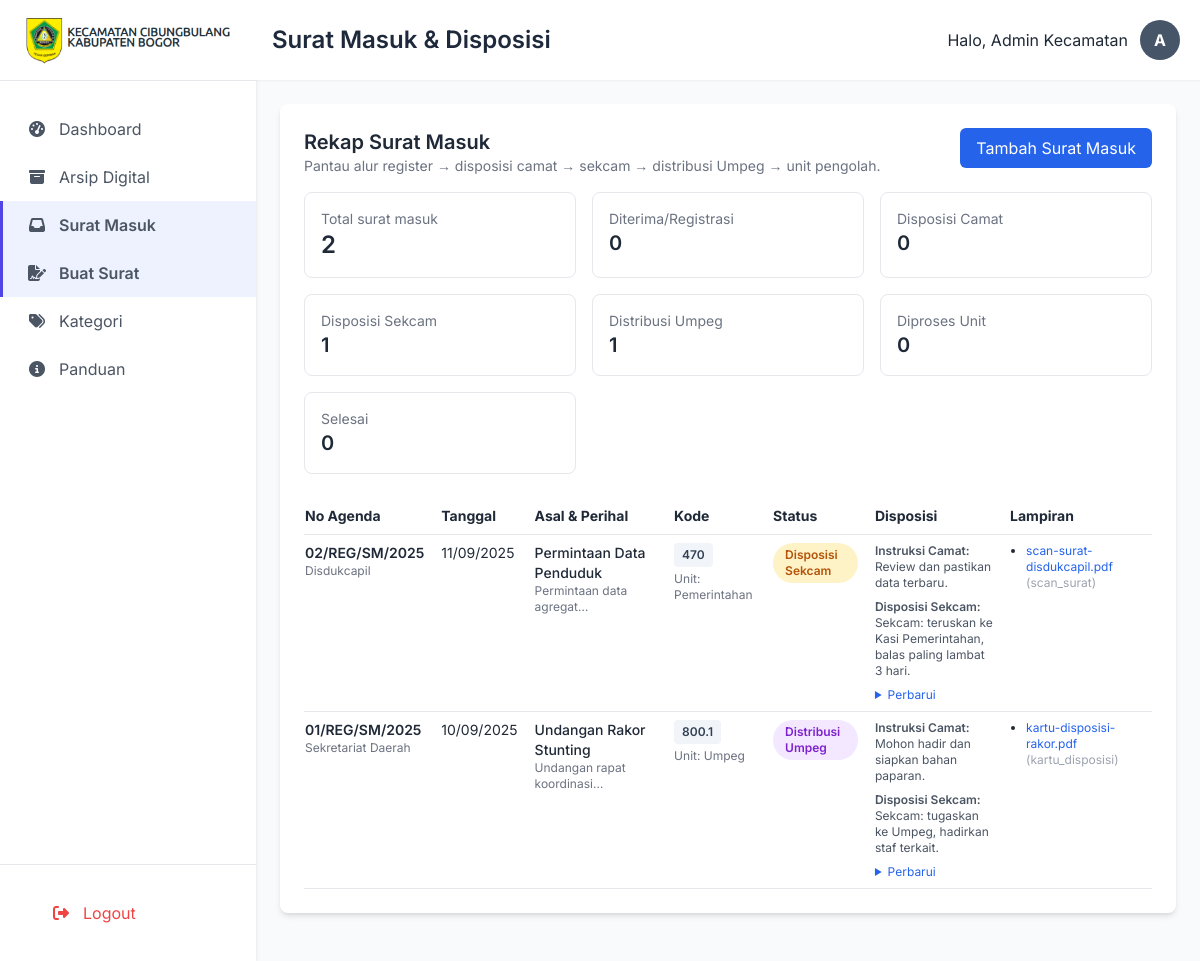
The page /public/suratmasuk (signed in) on the database its author committed.
### tables this page shows
CREATE TABLE `surat_masuk` (
  `id` int NOT NULL,
  `nomor_agenda` varchar(50) NOT NULL,
  `tanggal_terima` date NOT NULL,
  `asal_surat` varchar(150) NOT NULL,
  `perihal` varchar(255) NOT NULL,
  `kode_klasifikasi` varchar(50) NOT NULL,
  `ringkasan` text,
  `instruksi_camat` text,
  `disposisi_sekcam` text,
  `unit_pengolah` varchar(100) DEFAULT NULL,
  `status` enum('diterima','instruksi_camat','sekcam','distribusi_umpeg','diproses_unit','selesai') NOT NULL DEFAULT 'diterima',
  `id_user_pencatat` int DEFAULT NULL,
  `created_at` timestamp NOT NULL DEFAULT CURRENT_TIMESTAMP
);

CREATE TABLE `surat_masuk_files` (
  `id` int NOT NULL,
  `id_surat_masuk` int NOT NULL,
  `nama_file_asli` varchar(255) NOT NULL,
  `nama_file_unik` varchar(255) NOT NULL,
  `path_file` varchar(255) NOT NULL,
  `filesize` bigint DEFAULT NULL,
  `jenis_lampiran` varchar(50) DEFAULT 'lampiran'
);

### app/core/Controller.php (called while the page is built, shortened)
<?php
class Controller {
    public function view($view, $data = [])
    {
        extract($data);
        require_once APPROOT . '/templates/' . $view . '.php';
    }
}

### app/controllers/Suratmasuk.php (called while the page is built, shortened)
<?php
class Suratmasuk extends Controller
{
    public function index()
    {
        $model = $this->model('Suratmasuk_model');
        $kategoriModel = $this->model('Kategori_model');
        $data['judul'] = 'Surat Masuk & Disposisi';
        $data['daftar_surat'] = $model->getAll(100);
        $data['status_count'] = $model->countByStatus();
        $data['total_surat_masuk'] = $model->countTotal();
        $data['kategori_arsip'] = $kategoriModel->getAllKategori();
        $this->view('layouts/header', $data);
        $this->view('layouts/sidebar', $data);
        $this->view('surat_masuk/index', $data);
        $this->view('layouts/footer');
    }
}

### app/core/App.php (called while the page is built, shortened)
<?php
class App {
    protected $method = 'index';
    protected $params = [];
    public function __construct()
    {
        $this->controller = new $this->controller;
        call_user_func_array([$this->controller, $this->method], $this->params);
    }
}

### public/index.php (called while the page is built, shortened)
<?php
$app = new App;

### app/core/Database.php (called while the page is built, shortened)
<?php
class Database {
    private $host = DB_HOST;
    private $user = DB_USER;
    private $pass = DB_PASS;
    private $db_name = DB_NAME;
    private $dbh;
    private $stmt;
    public function __construct()
    {
        $dsn = 'mysql:host=' . $this->host . ';dbname=' . $this->db_name;
        $option = [
            PDO::ATTR_PERSISTENT => true,
            PDO::ATTR_ERRMODE => PDO::ERRMODE_EXCEPTION
        ];
        try {
            $this->dbh = new PDO($dsn, $this->user, $this->pass, $option);
        } catch(PDOException $e) {
            die($e->getMessage());
        }
    }
    public function query($query)
    {
        $this->stmt = $this->dbh->prepare($query);
    }
    public function bind($param, $value, $type = null)
    {
        if (is_null($type)) {
            switch (true) {
                case is_int($value):
                    $type = PDO::PARAM_INT;
                    break;
            }
        }
        $this->stmt->bindValue($param, $value, $type);
    }
    public function execute()
    {
        return $this->stmt->execute();
    }
    public function resultSet()
    {
        $this->execute();
        return $this->stmt->fetchAll(PDO::FETCH_ASSOC);
    }
}

### app/models/Suratmasuk_model.php (called while the page is built, shortened)
<?php
class Suratmasuk_model
{
    private $table = 'surat_masuk';
    private $filesTable = 'surat_masuk_files';
    private $db;
    public function __construct()
    {
        $this->db = new Database;
    }
    public function getAll($limit = 100)
    {
        $sql = "SELECT sm.*, COUNT(f.id) AS jumlah_file
                FROM {$this->table} sm
                LEFT JOIN {$this->filesTable} f ON f.id_surat_masuk = sm.id
                GROUP BY sm.id
                ORDER BY sm.tanggal_terima DESC, sm.id DESC
                LIMIT :batas";
        $this->db->query($sql);
        $this->db->bind('batas', (int)$limit, PDO::PARAM_INT);
        $rows = $this->db->resultSet();
        foreach ($rows as &$row) {
            $row['files'] = $this->getFiles((int)$row['id']);
        }
        return $rows;
    }
    public function countTotal()
    {
        $this->db->query("SELECT COUNT(*) AS total FROM {$this->table}");
        $row = $this->db->single();
        return (int)($row['total'] ?? 0);
    }
    public function countByStatus()
    {
        $this->db->query("SELECT status, COUNT(*) AS total FROM {$this->table} GROUP BY status");
        $rows = $this->db->resultSet();
        $map = [];
        foreach ($rows as $r) {
            $map[$r['status']] = (int)$r['total'];
        }
        return $map;
    }
    private function getFiles(int $idSurat)
    {
        $this->db->query("SELECT * FROM {$this->filesTable} WHERE id_surat_masuk = :id");
        $this->db->bind('id', $idSurat);
        return $this->db->resultSet();
    }
}

### templates/surat_masuk/index.php (the view, shortened to what this page needs)
<?php
$statusLabels = [
    'diterima' => 'Diterima/Registrasi',
    'instruksi_camat' => 'Disposisi Camat',
    'sekcam' => 'Disposisi Sekcam',
    'distribusi_umpeg' => 'Distribusi Umpeg',
    'diproses_unit' => 'Diproses Unit',
    'selesai' => 'Selesai'
];
$statusClasses = [
    'diterima' => 'bg-gray-100 text-gray-700',
    'instruksi_camat' => 'bg-blue-100 text-blue-700',
    'sekcam' => 'bg-amber-100 text-amber-700',
    'distribusi_umpeg' => 'bg-purple-100 text-purple-700',
    'diproses_unit' => 'bg-green-100 text-green-700',
    'selesai' => 'bg-emerald-100 text-emerald-700'
];
?>
<div class="bg-white p-6 rounded-lg shadow-md mb-6">
    <div class="flex items-start justify-between gap-4 mb-4">
        <div>
            <h3 class="text-xl font-semibold">Rekap Surat Masuk</h3>
            <p class="text-sm text-gray-500">Pantau alur register → disposisi camat → sekcam → distribusi Umpeg → unit pengolah.</p>
        </div>
        <div class="flex items-center gap-2">
            <a href="<?= BASE_URL; ?>/suratmasuk/create" class="px-4 py-2 bg-blue-600 text-white rounded-md">Tambah Surat Masuk</a>
        </div>
    </div>
    <div class="grid grid-cols-1 md:grid-cols-3 gap-4 mb-6">
        <div class="p-4 rounded-lg border">
            <p class="text-sm text-gray-500">Total surat masuk</p>
            <p class="text-2xl font-semibold"><?= $total_surat_masuk ?? 0; ?></p>
        </div>
        <?php foreach ($statusLabels as $key => $label): ?>
            <div class="p-4 rounded-lg border">
                <p class="text-sm text-gray-500"><?= $label; ?></p>
                <p class="text-xl font-semibold"><?= $status_count[$key] ?? 0; ?></p>
            </div>
        <?php endforeach; ?>
    </div>
    <div class="overflow-x-auto">
        <table class="min-w-full text-sm">
            <thead>
                <tr class="border-b">
                    <th class="py-2 pr-4 text-left">No Agenda</th>
                    <th class="py-2 pr-4 text-left">Tanggal</th>
                    <th class="py-2 pr-4 text-left">Asal & Perihal</th>
                    <th class="py-2 pr-4 text-left">Kode</th>
                    <th class="py-2 pr-4 text-left">Status</th>
                    <th class="py-2 pr-4 text-left">Disposisi</th>
                    <th class="py-2 pr-4 text-left">Lampiran</th>
                </tr>
            </thead>
            <tbody>
                <?php foreach ($daftar_surat as $item): ?>
                    <tr class="border-b align-top">
                        <td class="py-2 pr-4">
                            <div class="font-semibold"><?= htmlspecialchars($item['nomor_agenda']); ?></div>
                            <div class="text-xs text-gray-500"><?= htmlspecialchars($item['asal_surat']); ?></div>
                        </td>
                        <td class="py-2 pr-4 text-sm">
                            <?= date('d/m/Y', strtotime($item['tanggal_terima'])); ?>
                        </td>
                        <td class="py-2 pr-4">
                            <div class="font-medium text-gray-800"><?= htmlspecialchars($item['perihal']); ?></div>
                            <div class="text-xs text-gray-500 line-clamp-2"><?= nl2br(htmlspecialchars($item['ringkasan'] ?? '')); ?></div>
                        </td>
                        <td class="py-2 pr-4">
                            <span class="inline-flex items-center px-2 py-1 text-xs font-semibold rounded bg-slate-100 text-slate-700"><?= htmlspecialchars($item['kode_klasifikasi']); ?></span>
                            <?php if (!empty($item['unit_pengolah'])): ?>
                                <div class="text-xs text-gray-500 mt-1">Unit: <?= htmlspecialchars($item['unit_pengolah']); ?></div>
                            <?php endif; ?>
                        </td>
                        <td class="py-2 pr-4">
                            <?php $s = $item['status']; ?>
                            <span class="inline-flex items-center px-3 py-1 rounded-full text-xs font-semibold <?= $statusClasses[$s] ?? 'bg-gray-100 text-gray-700'; ?>">
                                <?= $statusLabels[$s] ?? $s; ?>
                            </span>
                        </td>
                        <td class="py-2 pr-4">
                            <div class="text-xs text-gray-600 mb-2">
                                <div class="font-semibold">Instruksi Camat:</div>
                                <div class="whitespace-pre-line"><?= htmlspecialchars($item['instruksi_camat'] ?? '-'); ?></div>
                            </div>
                            <div class="text-xs text-gray-600 mb-2">
                                <div class="font-semibold">Disposisi Sekcam:</div>
                                <div class="whitespace-pre-line"><?= htmlspecialchars($item['disposisi_sekcam'] ?? '-'); ?></div>
                            </div>
                            <details class="text-xs">
                                <summary class="cursor-pointer text-blue-600">Perbarui</summary>
                            </details>
                        </td>
                        <td class="py-2 pr-4 text-xs">
                            <?php if (!empty($item['files'])): ?>
                                <ul class="list-disc pl-4 space-y-1">
                                    <?php foreach ($item['files'] as $f): ?>
                                        <li>
                                            <a class="text-blue-600 hover:underline" href="<?= BASE_URL . '/' . ltrim($f['path_file'], '/'); ?>" target="_blank">
                                                <?= htmlspecialchars($f['nama_file_asli']); ?>
                                            </a>
                                            <span class="text-gray-400">(<?= htmlspecialchars($f['jenis_lampiran'] ?? 'lampiran'); ?>)</span>
                                        </li>
                                    <?php endforeach; ?>
                                </ul>
                            <?php else: ?>
                                <span class="text-gray-400">-</span>
                            <?php endif; ?>
                        </td>
                    </tr>
                <?php endforeach; ?>
            </tbody>
        </table>
    </div>
</div>

### templates/layouts/header.php (shortened to what this page needs)
<!DOCTYPE html>
<html lang="id">
<head>
    <script src="https://cdn.tailwindcss.com"></script>
    <link href="https://cdnjs.cloudflare.com/ajax/libs/font-awesome/6.5.1/css/all.min.css" rel="stylesheet">
    <link rel="stylesheet" href="<?= BASE_URL; ?>/assets/css/style.css">
</head>
<body class="bg-gray-50 text-gray-800">
    <div class="flex h-screen">

### templates/layouts/sidebar.php (shortened to what this page needs)
<aside class="w-64 bg-white shadow-md flex-shrink-0 flex flex-col">
    <div class="p-4 text-center border-b">
        <a href="<?= BASE_URL; ?>/dashboard">
            <img src="<?= BASE_URL; ?>/assets/img/sidebar_logo.png" alt="Logo Kec.Cibungbulang" class="h-12 mx-auto">
        </a>
    </div>
    <nav class="mt-6 flex-grow">
        <a href="<?= BASE_URL; ?>/dashboard" class="nav-link flex items-center px-6 py-3 text-gray-600 hover:bg-gray-100 <?= ($judul == 'Dashboard') ? 'active-link' : ''; ?>">
            <i class="fas fa-tachometer-alt fa-fw sidebar-icon mr-3"></i>
            <span>Dashboard</span>
        </a>
        <a href="<?= BASE_URL; ?>/arsip" class="nav-link flex items-center px-6 py-3 text-gray-600 hover:bg-gray-100 <?= (str_contains($judul, 'Arsip')) ? 'active-link' : ''; ?>">
            <i class="fas fa-archive fa-fw sidebar-icon mr-3"></i>
            <span>Arsip Digital</span>
        </a>
        <a href="<?= BASE_URL; ?>/suratmasuk" class="nav-link flex items-center px-6 py-3 text-gray-600 hover:bg-gray-100 <?= (str_contains($judul, 'Surat Masuk')) ? 'active-link' : ''; ?>">
            <i class="fas fa-inbox fa-fw sidebar-icon mr-3"></i>
            <span>Surat Masuk</span>
        </a>
        <a href="<?= BASE_URL; ?>/surat" class="nav-link flex items-center px-6 py-3 text-gray-600 hover:bg-gray-100 <?= (str_contains($judul, 'Surat')) ? 'active-link' : ''; ?>">
            <i class="fas fa-file-signature fa-fw sidebar-icon mr-3"></i>
            <span>Buat Surat</span>
        </a>
        <a href="<?= BASE_URL; ?>/kategori" class="nav-link flex items-center px-6 py-3 text-gray-600 hover:bg-gray-100 <?= (str_contains($judul, 'Kategori')) ? 'active-link' : ''; ?>">
            <i class="fas fa-tags fa-fw sidebar-icon mr-3"></i>
            <span>Kategori</span>
        </a>
            <a href="<?= BASE_URL; ?>/panduan" class="nav-link flex items-center px-6 py-3 text-gray-600 hover:bg-gray-100 <?= (str_contains($judul, 'Panduan')) ? 'active-link' : ''; ?>">
                <i class="fas fa-info-circle fa-fw sidebar-icon mr-3"></i>
                <span>Panduan</span>
            </a>
    </nav>
    <div class="p-6 border-t">
         <button type="button"
                 onclick="showConfirmation('Konfirmasi Logout', 'Apakah Anda yakin ingin keluar dari sistem?', '<?= BASE_URL; ?>/auth/logout', 'Ya, Keluar', 'info')"
                 class="nav-link flex items-center w-full px-6 py-3 text-red-500 hover:bg-red-50 text-left">
            <i class="fas fa-sign-out-alt fa-fw sidebar-icon mr-3"></i>
            <span>Logout</span>
        </button>
    </div>
</aside>
<main class="flex-1 flex flex-col overflow-hidden">
    <header class="bg-white shadow-sm p-4 flex justify-between items-center">
        <h2 id="page-title" class="text-2xl font-semibold text-slate-800"><?= htmlspecialchars($judul); ?></h2>
        <div class="relative">
            <button id="userMenuButton" class="flex items-center focus:outline-none rounded-full p-1 hover:bg-gray-100 transition">
                <span class="mr-3 hidden sm:inline">Halo, <?= htmlspecialchars($_SESSION['nama_lengkap'] ?? 'Staf'); ?></span>
                <div class="w-10 h-10 bg-slate-600 rounded-full flex items-center justify-center text-white font-bold">
                    <?= strtoupper(substr($_SESSION['nama_lengkap'] ?? 'S', 0, 1)); ?>
                </div>
            </button>
        </div>
    </header>
    <div class="flex-1 p-6 overflow-y-auto">

### templates/layouts/footer.php (shortened to what this page needs)
    </div>
</main>
</div>
</body>
</html>

### public/assets/css/style.css (style rules this page uses)
body { font-family: 'Inter', sans-serif; background-color: #f9fafb; }
.nav-link { transition: background-color 0.2s ease-in-out, color 0.2s ease-in-out; border-left: 3px solid transparent; }
.active-link { background-color: #eef2ff; color: #312e81; font-weight: 600; border-left-color: #4f46e5; }

### rows shown on the page
surat_masuk: nomor_agenda "02/REG/SM/2025", asal_surat "Disdukcapil", tanggal_terima "11/09/2025", perihal "Permintaan Data Penduduk", ringkasan "Permintaan data…", kode_klasifikasi "470", unit_pengolah "Pemerintahan", status "Disposisi Sekcam", instruksi_camat "Review dan pastikan data terbaru.", disposisi_sekcam "Sekcam: teruskan ke Kasi Pemerintahan, balas paling lambat 3 hari."
surat_masuk_files: nama_file_asli "scan-surat-disdukcapil.pdf", jenis_lampiran "scan_surat"
surat_masuk: nomor_agenda "01/REG/SM/2025", asal_surat "Sekretariat Daerah", tanggal_terima "10/09/2025", perihal "Undangan Rakor Stunting", ringkasan "Undangan rapat…", kode_klasifikasi "800.1", unit_pengolah "Umpeg", status "Distribusi Umpeg", instruksi_camat "Mohon hadir dan siapkan bahan paparan.", disposisi_sekcam "Sekcam: tugaskan ke Umpeg, hadirkan staf terkait."
surat_masuk_files: nama_file_asli "kartu-disposisi-rakor.pdf", jenis_lampiran "kartu_disposisi"

### other values the page prints
$judul "Surat Masuk & Disposisi"
$_SESSION['nama_lengkap'] "Admin Kecamatan"
substr($_SESSION['nama_lengkap'] ?? 'S', 0, 1) "A"
$total_surat_masuk "2"
$label "Diterima/Registrasi"
$status_count[$key] "0"
$label "Disposisi Camat"
$label "Disposisi Sekcam"
$status_count[$key] "1"
$label "Distribusi Umpeg"
$label "Diproses Unit"
$label "Selesai"
